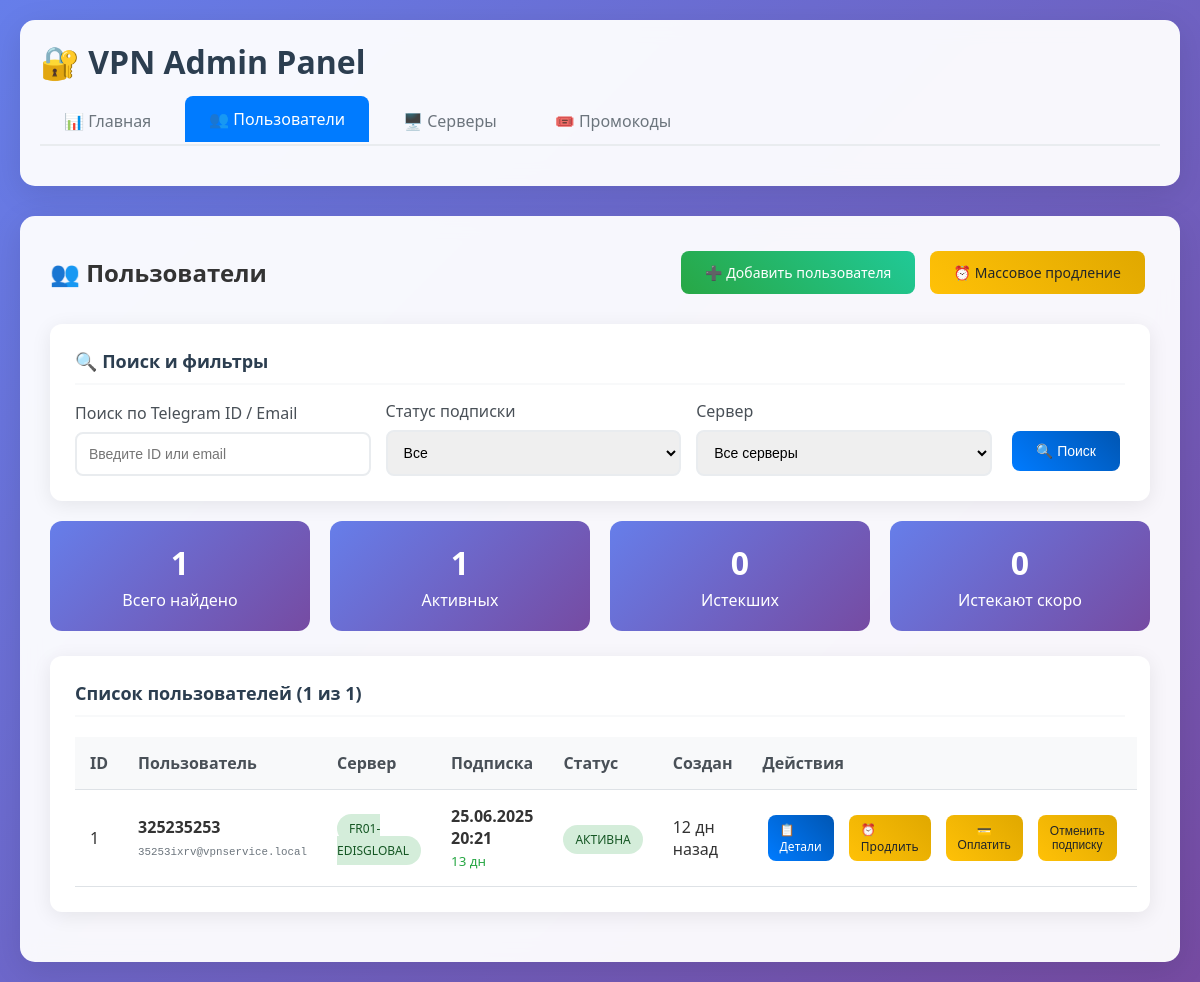
Before: /admin/users with the older database file.
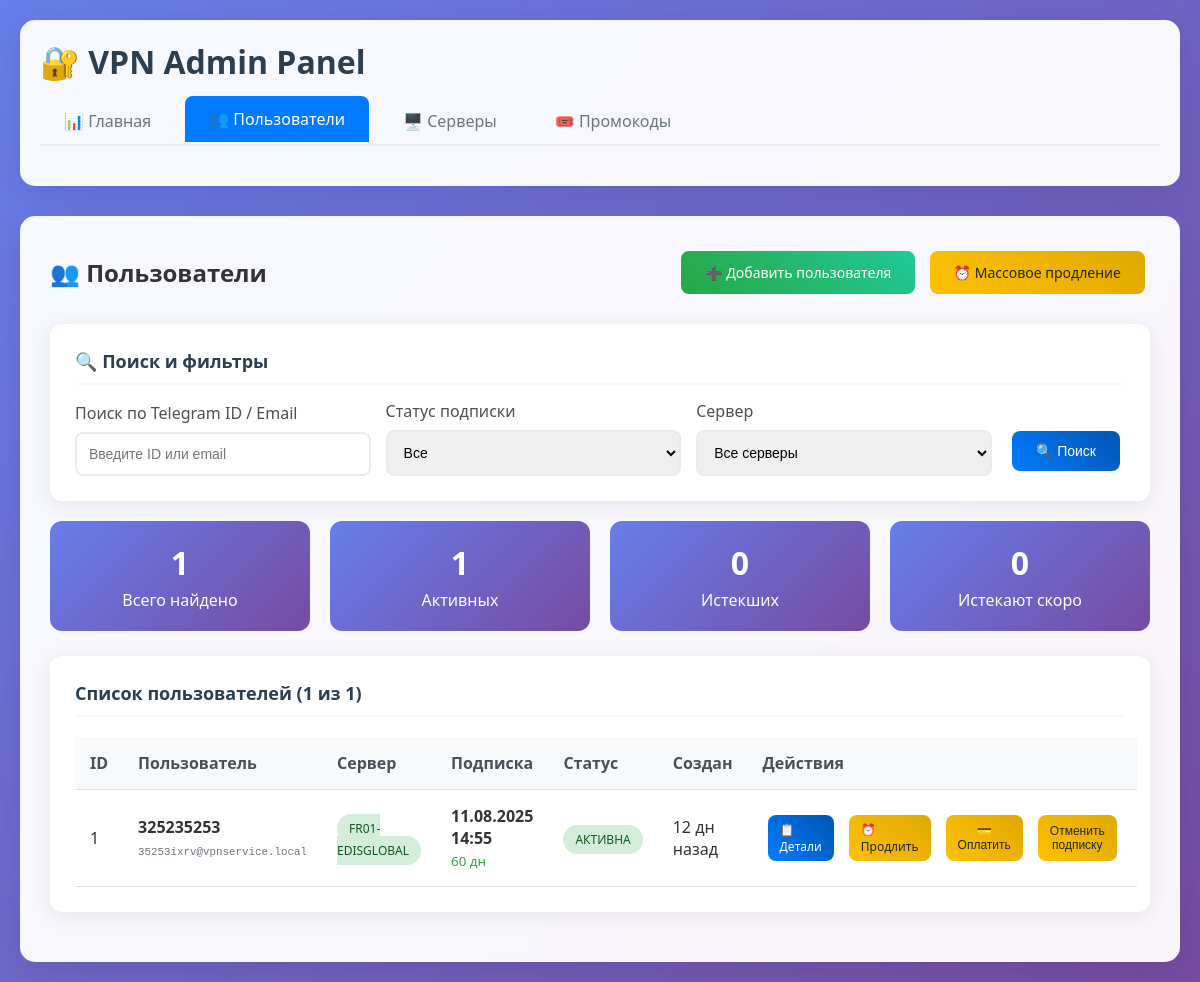
After: the same page with the newer database file.
### tables this page shows
CREATE TABLE users (
                    id INTEGER PRIMARY KEY AUTOINCREMENT,
                    telegram_id TEXT NOT NULL UNIQUE,
                    email TEXT NOT NULL UNIQUE,
                    uuid TEXT NOT NULL UNIQUE,
                    server_id INTEGER,
                    subscription_end TIMESTAMP NOT NULL,
                    is_active BOOLEAN DEFAULT TRUE,
                    created_at TIMESTAMP DEFAULT CURRENT_TIMESTAMP,
                    updated_at TIMESTAMP DEFAULT CURRENT_TIMESTAMP,
                    FOREIGN KEY (server_id) REFERENCES servers(id)
                );

CREATE TABLE servers (
                    id INTEGER PRIMARY KEY AUTOINCREMENT,
                    name TEXT NOT NULL UNIQUE,
                    domain TEXT NOT NULL,
                    api_url TEXT NOT NULL,
                    api_token TEXT NOT NULL,
                    is_active BOOLEAN DEFAULT TRUE,
                    created_at TIMESTAMP DEFAULT CURRENT_TIMESTAMP
                );

### admin_routes.py (the view)
@admin_bp.route('/users')
def users_list():
    page = request.args.get('page', 1, type=int)
    per_page = 20
    search = request.args.get('search', '')
    status_filter = request.args.get('status', '')
    server_filter = request.args.get('server', '')
    try:
        with db_manager.get_connection() as conn:
            cursor = conn.cursor()
            where_conditions = []
            params = []
            if search:
                where_conditions.append("(u.telegram_id LIKE ? OR u.email LIKE ?)")
                params.extend([f'%{search}%', f'%{search}%'])
            if status_filter == 'active':
                where_conditions.append("u.subscription_end > ?")
                params.append(datetime.now())
            elif status_filter == 'expired':
                where_conditions.append("u.subscription_end <= ?")
                params.append(datetime.now())
            if server_filter:
                where_conditions.append("u.server_id = ?")
                params.append(server_filter)
            where_clause = " AND ".join(where_conditions)
            if where_clause:
                where_clause = "WHERE " + where_clause
            count_query = f"""
                SELECT COUNT(*) FROM users u
                LEFT JOIN servers s ON u.server_id = s.id
                {where_clause}
            """
            cursor.execute(count_query, params)
            total = cursor.fetchone()[0]
            offset = (page - 1) * per_page
            users_query = f"""
                SELECT u.*, s.name as server_name, s.domain as server_domain
                FROM users u
                LEFT JOIN servers s ON u.server_id = s.id
                {where_clause}
                ORDER BY u.created_at DESC
                LIMIT ? OFFSET ?
            """
            cursor.execute(users_query, params + [per_page, offset])
            users = cursor.fetchall()
            now = datetime.now()
            users_with_time = []
            for user in users:
                user_dict = dict(user)
                user_dict['is_subscription_active'] = user_dict['subscription_end'] > now
                user_dict['time_left_seconds'] = max(0, int((user_dict['subscription_end'] - now).total_seconds()))
                users_with_time.append(user_dict)
            cursor.execute("SELECT COUNT(*) FROM users WHERE subscription_end > ?", (now,))
            active_count = cursor.fetchone()[0]
            cursor.execute("SELECT COUNT(*) FROM users WHERE subscription_end <= ?", (now,))
            expired_count = cursor.fetchone()[0]
            tomorrow = now + timedelta(hours=24)
            cursor.execute("SELECT COUNT(*) FROM users WHERE subscription_end BETWEEN ? AND ?", (now, tomorrow))
            expiring_soon = cursor.fetchone()[0]
            cursor.execute("SELECT id, name FROM servers WHERE is_active = TRUE ORDER BY name")
            servers = cursor.fetchall()
        pages = math.ceil(total / per_page)
        pagination = {
            'page': page,
            'pages': pages,
            'per_page': per_page,
            'total': total,
            'has_prev': page > 1,
            'has_next': page < pages,
            'prev_num': page - 1 if page > 1 else None,
            'next_num': page + 1 if page < pages else None,
            'iter_pages': lambda: range(max(1, page - 2), min(pages + 1, page + 3))
        }
        users_stats = {
            'active_count': active_count,
            'expired_count': expired_count,
            'expiring_soon': expiring_soon
        }
        return render_template('users/list.html',
                               users=users_with_time,
                               pagination=pagination,
                               users_stats=users_stats,
                               servers=servers)
    except Exception as e:
        logger.error(f"Ошибка загрузки пользователей: {e}")
        flash(f'Ошибка загрузки пользователей: {str(e)}', 'error')
        return render_template('users/list.html', users=[], pagination={}, users_stats={}, servers=[])

### admin_routes.py (called while the page is built)
@admin_bp.context_processor
def utility_processor():
    return {
        'datetime': datetime,
        'timedelta': timedelta,
        'seconds_to_human_readable': seconds_to_human_readable,
        'current_time': datetime.now()
    }

### database/connection.py (called while the page is built, shortened)
    def _setup_adapters(self):
        def adapt_datetime(dt):
            return dt.strftime('%Y-%m-%d %H:%M:%S.%f')
        def convert_datetime(s):
            try:
                return datetime.strptime(s.decode('utf-8'), '%Y-%m-%d %H:%M:%S.%f')
            except ValueError:
                try:
                    return datetime.strptime(s.decode('utf-8'), '%Y-%m-%d %H:%M:%S')
                except:
                    return datetime.now()
        sqlite3.register_adapter(datetime, adapt_datetime)
        sqlite3.register_converter("timestamp", convert_datetime)

    @contextmanager
    def get_connection(self):
        try:
            yield self._local.connection
        except Exception as e:
            self._local.connection.rollback()
            logger.error(f"Database error: {e}")
            raise
        finally:
            pass  # Соединение остается открытым для повторного использования

### templates/users/list.html (shortened to what this page needs)
{% extends "base.html" %}
{% block content %}
<div style="display: flex; justify-content: space-between; align-items: center; margin-bottom: 25px;">
    <h2>👥 Пользователи</h2>
    <div>
        <a href="/admin/users/add" class="btn btn-success">➕ Добавить пользователя</a>
        <a href="/admin/users/bulk-extend" class="btn btn-warning">⏰ Массовое продление</a>
    </div>
</div>
<div class="card" style="margin-bottom: 20px;">
    <div class="card-header">🔍 Поиск и фильтры</div>
    <form method="GET" style="display: grid; grid-template-columns: 1fr 1fr 1fr auto; gap: 15px; align-items: end;">
        <div class="form-group" style="margin-bottom: 0;">
            <label>Поиск по Telegram ID / Email</label>
            <input type="text" name="search" class="form-control" value="{{ request.args.get('search', '') }}" placeholder="Введите ID или email">
        </div>
        <div class="form-group" style="margin-bottom: 0;">
            <label>Статус подписки</label>
            <select name="status" class="form-control">
                <option value="">Все</option>
            </select>
        </div>
        <div class="form-group" style="margin-bottom: 0;">
            <label>Сервер</label>
            <select name="server" class="form-control">
                <option value="">Все серверы</option>
            </select>
        </div>
        <button type="submit" class="btn">🔍 Поиск</button>
    </form>
</div>
<div class="stats-grid" style="grid-template-columns: repeat(4, 1fr); margin-bottom: 25px;">
    <div class="stat-card">
        <div class="stat-value">{{ pagination.total }}</div>
        <div>Всего найдено</div>
    </div>
    <div class="stat-card">
        <div class="stat-value">{{ users_stats.active_count }}</div>
        <div>Активных</div>
    </div>
    <div class="stat-card">
        <div class="stat-value">{{ users_stats.expired_count }}</div>
        <div>Истекших</div>
    </div>
    <div class="stat-card">
        <div class="stat-value">{{ users_stats.expiring_soon }}</div>
        <div>Истекают скоро</div>
    </div>
</div>
<div class="card">
    <div class="card-header">Список пользователей ({{ pagination.page }} из {{ pagination.pages }})</div>
    {% if users %}
    <div class="table-responsive">
        <table class="table">
            <thead>
                <tr>
                    <th>ID</th>
                    <th>Пользователь</th>
                    <th>Сервер</th>
                    <th>Подписка</th>
                    <th>Статус</th>
                    <th>Создан</th>
                    <th>Действия</th>
                </tr>
            </thead>
            <tbody>
                {% for user in users %}
                <tr>
                    <td>{{ user.id }}</td>
                    <td>
                        <strong>{{ user.telegram_id }}</strong><br>
                        <small style="color: #6c757d; font-family: monospace;">{{ user.email }}</small>
                    </td>
                    <td>
                        {% if user.server_name %}
                            <span class="status status-active">{{ user.server_name }}</span>
                        {% else %}
                            <span class="status status-warning">Не назначен</span>
                        {% endif %}
                    </td>
                    <td>
                        <strong>{{ user.subscription_end.strftime('%d.%m.%Y %H:%M') }}</strong><br>
                        {% set time_left = user.time_left_seconds %}
                        {% if time_left > 0 %}
                            <small style="color: #28a745;">
                                {% if time_left > 86400 %}
                                    {{ (time_left // 86400)|int }} дн
                                {% elif time_left > 3600 %}
                                    {{ (time_left // 3600)|int }} ч
                                {% else %}
                                    {{ (time_left // 60)|int }} мин
                                {% endif %}
                            </small>
                        {% else %}
                            <small style="color: #dc3545;">Истекла</small>
                        {% endif %}
                    </td>
                    <td>
                        {% if user.is_subscription_active %}
                            <span class="status status-active">Активна</span>
                        {% else %}
                            <span class="status status-expired">Истекла</span>
                        {% endif %}
                    </td>
                    <td>
                        <span data-timestamp="{{ user.created_at.isoformat() }}">
                        </span>
                    </td>
                    <td>
                        <div style="display: flex; gap: 5px;">
                            <a href="/admin/users/{{ user.id }}" class="btn" style="padding: 6px 12px; font-size: 12px;">
                                📋 Детали
                            </a>
                            <a href="/admin/users/{{ user.id }}/extend" class="btn btn-warning" style="padding: 6px 12px; font-size: 12px;">
                                ⏰ Продлить
                            </a>
                            <button type="button" id="pay-btn" data-user-id="{{ user.id }}"  class="btn btn-warning" style="padding: 6px 12px; font-size: 12px;">💳 Оплатить</button>
                            <button type="button" id="resufe-btn" data-user-id="{{ user.id }}"  class="btn btn-warning" style="padding: 6px 12px; font-size: 12px;">Отменить подписку</button>
                        </div>
                    </td>
                </tr>
                {% endfor %}
            </tbody>
        </table>
    </div>
    {% else %}
    <div style="text-align: center; padding: 40px; color: #6c757d;">
        <h3>🔍 Пользователи не найдены</h3>
        <p>Попробуйте изменить параметры поиска или <a href="/admin/users/add">добавить нового пользователя</a></p>
    </div>
    {% endif %}
</div>
{% endblock %}

### templates/base.html (shortened to what this page needs)
<!DOCTYPE html>
<html lang="ru">
<head>
</head>
<body>
    <div class="container">
        <div class="header">
            <h1>🔐 VPN Admin Panel</h1>
            <nav class="nav-tabs">
                <a href="/" class="nav-tab {% if request.endpoint == 'index' %}active{% endif %}">
                    📊 Главная
                </a>
                <a href="/admin/users" class="nav-tab {% if 'users' in request.endpoint %}active{% endif %}">
                    👥 Пользователи
                </a>
                <a href="/admin/servers" class="nav-tab {% if 'servers' in request.endpoint %}active{% endif %}">
                    🖥️ Серверы
                </a>
                <a href="/admin/promocodes" class="nav-tab {% if 'promocodes' in request.endpoint %}active{% endif %}">
                    🎟️ Промокоды
                </a>
            </nav>
        </div>
        <div class="content">
            {% block content %}{% endblock %}
        </div>
    </div>
</body>
</html>

### templates/base.html (style rules this page uses)
* { margin: 0; padding: 0; box-sizing: border-box; }
body { font-family: 'Segoe UI', Tahoma, Geneva, Verdana, sans-serif; background: linear-gradient(135deg, #667eea 0%, #764ba2 100%); min-height: 100vh; color: #333; }
.container { max-width: 1200px; margin: 0 auto; padding: 20px; }
.header { background: rgba(255, 255, 255, 0.95); backdrop-filter: blur(10px); border-radius: 15px; padding: 20px; margin-bottom: 30px; box-shadow: 0 8px 32px rgba(0, 0, 0, 0.1); }
.header h1 { color: #2c3e50; margin-bottom: 15px; }
.nav-tabs { display: flex; gap: 10px; border-bottom: 2px solid #e9ecef; margin-bottom: 20px; }
.nav-tab { padding: 12px 24px; background: none; border: none; cursor: pointer; text-decoration: none; color: #6c757d; border-radius: 8px 8px 0 0; transition: all 0.3s ease; font-size: 16px; font-weight: 500; }
.nav-tab.active { background: #007bff; color: white; transform: translateY(-2px); }
.content { background: rgba(255, 255, 255, 0.95); backdrop-filter: blur(10px); border-radius: 15px; padding: 30px; box-shadow: 0 8px 32px rgba(0, 0, 0, 0.1); min-height: 500px; }
.btn { display: inline-block; padding: 12px 24px; background: linear-gradient(45deg, #007bff, #0056b3); color: white; text-decoration: none; border-radius: 8px; border: none; cursor: pointer; font-size: 14px; font-weight: 500; transition: all 0.3s ease; margin: 5px; }
.btn-success { background: linear-gradient(45deg, #28a745, #20c997); }
.btn-warning { background: linear-gradient(45deg, #ffc107, #e0a800); color: #212529; }
.card { background: white; border-radius: 12px; padding: 25px; margin-bottom: 20px; box-shadow: 0 4px 20px rgba(0, 0, 0, 0.08); transition: all 0.3s ease; }
.card-header { font-size: 18px; font-weight: 600; color: #2c3e50; margin-bottom: 15px; padding-bottom: 10px; border-bottom: 2px solid #f8f9fa; }
.table { width: 100%; border-collapse: collapse; margin-top: 20px; }
.table th, .table td { padding: 15px; text-align: left; border-bottom: 1px solid #dee2e6; }
.table th { background: #f8f9fa; font-weight: 600; color: #495057; }
.form-group { margin-bottom: 20px; }
.form-group label { display: block; margin-bottom: 8px; font-weight: 500; color: #495057; }
.form-control { width: 100%; padding: 12px; border: 2px solid #e9ecef; border-radius: 8px; font-size: 14px; transition: all 0.3s ease; }
.status { padding: 6px 12px; border-radius: 20px; font-size: 12px; font-weight: 500; text-transform: uppercase; }
.status-active { background: #d4edda; color: #155724; }
.stats-grid { display: grid; grid-template-columns: repeat(auto-fit, minmax(200px, 1fr)); gap: 20px; margin-bottom: 30px; }
.stat-card { background: linear-gradient(135deg, #667eea 0%, #764ba2 100%); color: white; padding: 20px; border-radius: 12px; text-align: center; }
.stat-value { font-size: 2em; font-weight: bold; margin-bottom: 5px; }

Changed rows visible on the page:
changed users "35253ixrv@vpnservice.local": subscription_end "25.06.2025 20:21" → "11.08.2025 14:55"; value "13" → "60"
